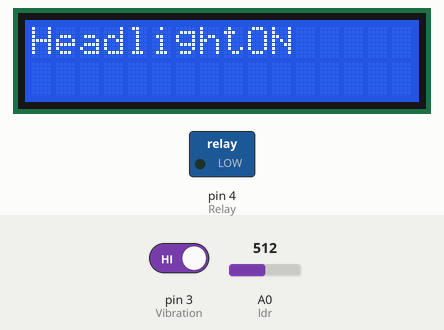
The sketch below on a simulated Arduino Uno, built with avr-gcc and run on an emulated ATmega328P. Shown: 16×2 character LCD, switched loads named in the sketch (green lamp = pin HIGH). Inputs (shaded band) come from the test bench; at power-on: A0 (ldr) = 512, pin 3 (Vibration) HIGH. The modem accepts every AT command (registered, SIM ready, sends succeed) and sends nothing else; what the sketch prints to the serial monitor is not drawn.

Above: at 1.1 s.
At 2.2 s:
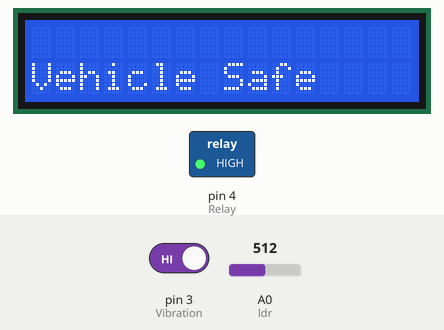
2.3 s: A0 (ldr) set to 85
13.6 s: A0 (ldr) set to 75
At 20.6 s:
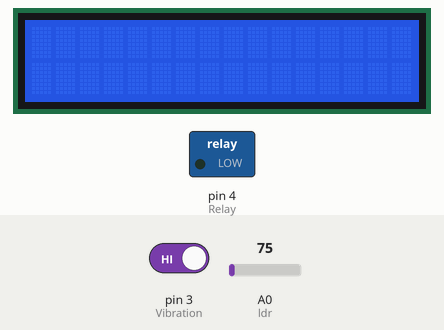
24.7 s: pin 3 (Vibration) driven LOW
At 31.2 s:
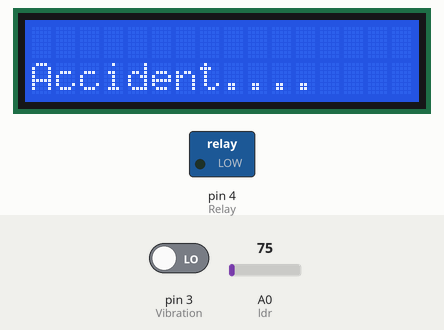
Timing chart, 0 to 32.7 s (numbered marks = the images above; inputs shaded):
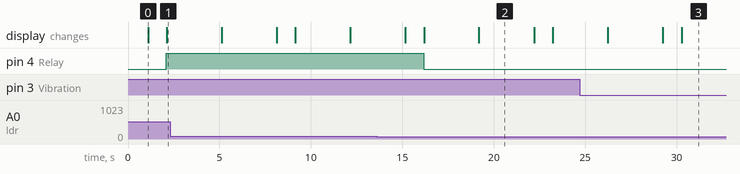

The sketch:

Automated_headlight_dimming.ino
```cpp
# define ldr A0
#define Relay 4
#include <SoftwareSerial.h>
#include <LiquidCrystal_I2C.h>
#include  <Wire.h>
LiquidCrystal_I2C lcd(0x27,  16, 2);
#define GSM_TX_PIN 7
#define GSM_RX_PIN 8
#define Vibration 3
SoftwareSerial gsmSerial(GSM_TX_PIN, GSM_RX_PIN);
void setup()
{
  pinMode(ldr,INPUT);
  Serial.begin(9600);
  gsmSerial.begin(9600);
  pinMode(Vibration, INPUT);
  pinMode(Relay,OUTPUT);
  lcd.init();
  lcd.backlight();
  sendCommand("AT");
  delay(1000);
  sendCommand("AT+CLIP=1");
}
void loop()
{
  int ldrValue = analogRead(ldr);
  int vibrationValue = digitalRead(Vibration);
  if(ldrValue >= 80)
  {
    lcd.clear();
    Serial.println(ldrValue);
    Serial.print("HeadlightON");
    lcd.setCursor(0,0);
    lcd.print("HeadlightON");
    delay(1000);
    digitalWrite(Relay,1);
    lcd.clear();
  }
  else
  {
  lcd.clear();
  Serial.print("HeadlightOFF");
  lcd.setCursor(0,0);
  lcd.print("HeadlightOFF");
  delay(1000);
  digitalWrite(Relay,0);
  lcd.clear();
  }
  if(vibrationValue == LOW)
  {
    Serial.println("Vehicle in to the accident");
    lcd.clear();
    lcd.setCursor(0,1);
    lcd.print("Accident....");
    accidentAlert("Your Number");
    delay(3000);
    lcd.clear();
  }
  else
  {
    Serial.println("Safe ride");
    lcd.clear();
    lcd.setCursor(0,1);
    lcd.print("Vehicle Safe");
    delay(3000);
    lcd.clear();
  }
  delay(3000);
  lcd.clear();
}
void accidentAlert(const char* number) {
  gsmSerial.print("ATD");
  gsmSerial.print(number);
  gsmSerial.println(";");
  delay(15000);
  gsmSerial.println("ATH");
  delay(1000);
}

void sendCommand(const char* command) {
  gsmSerial.println(command);
  while (!gsmSerial.available()) {}
  while (gsmSerial.available())
   {
    Serial.write(gsmSerial.read());
  }
}
```

Measured:
- the behaviour switches between 80 and 79 on A0 (ldr) (found by bisection; images 1 and 2)
- after the input at 13.6 s, pin 4 (Relay): HIGH → LOW after 2.6 s; the display: first changes after 1.6 s (image 2 shows a later state)
- after the input at 24.7 s, the display: first differs from a run without the input after 5.6 s (image 3)
- what the display in image 0 shows lasts 1.0 s, from 1.1 s to 2.1 s
- what the display in image 2 shows lasts 3.0 s, from 19.2 s to 22.2 s
